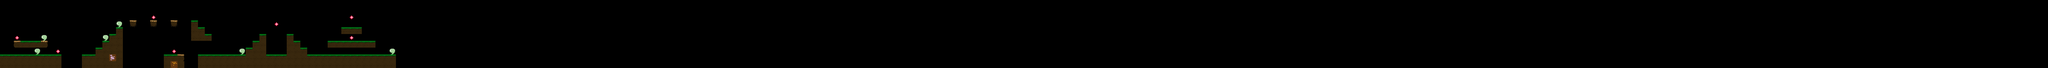

This game map was drawn from its Tiled (.tmx) file and the tilesets committed beside it. A one-line description and the full map source follow:
An orthogonal 300x10 tile map with 128x128 px tiles, 1 tile layer (Capa de Patrones 1).

<map version="1.2" tiledversion="1.2.4" orientation="orthogonal" renderorder="right-down" width="300" height="10" tilewidth="128" tileheight="128" infinite="0" nextlayerid="2" nextobjectid="1">
 <tileset firstgid="1" source="Tiles_128x128.tsx" />
 <layer id="1" name="Capa de Patrones 1" width="300" height="10">
  <data encoding="csv">
0,0,0,0,0,0,0,0,0,0,0,0,0,0,0,0,0,0,0,0,0,0,0,0,0,0,0,0,0,0,0,0,0,0,0,0,0,0,0,0,0,0,0,0,0,0,0,0,0,0,0,0,0,0,0,0,0,0,0,0,0,0,0,0,0,0,0,0,0,0,0,0,0,0,0,0,0,0,0,0,0,0,0,0,0,0,0,0,0,0,0,0,0,0,0,0,0,0,0,0,0,0,0,0,0,0,0,0,0,0,0,0,0,0,0,0,0,0,0,0,0,0,0,0,0,0,0,0,0,0,0,0,0,0,0,0,0,0,0,0,0,0,0,0,0,0,0,0,0,0,0,0,0,0,0,0,0,0,0,0,0,0,0,0,0,0,0,0,0,0,0,0,0,0,0,0,0,0,0,0,0,0,0,0,0,0,0,0,0,0,0,0,0,0,0,0,0,0,0,0,0,0,0,0,0,0,0,0,0,0,0,0,0,0,0,0,0,0,0,0,0,0,0,0,0,0,0,0,0,0,0,0,0,0,0,0,0,0,0,0,0,0,0,0,0,0,0,0,0,0,0,0,0,0,0,0,0,0,0,0,0,0,0,0,0,0,0,0,0,0,0,0,0,0,0,0,0,0,0,0,0,0,0,0,0,0,0,0,0,0,0,0,0,0,0,0,0,0,0,0,
0,0,0,0,0,0,0,0,0,0,0,0,0,0,0,0,0,0,0,0,0,0,0,0,0,0,0,0,0,0,0,0,0,0,0,0,0,0,0,0,0,0,0,0,0,0,0,0,0,0,0,0,0,0,0,0,0,0,0,0,0,0,0,0,0,0,0,0,0,0,0,0,0,0,0,0,0,0,0,0,0,0,0,0,0,0,0,0,0,0,0,0,0,0,0,0,0,0,0,0,0,0,0,0,0,0,0,0,0,0,0,0,0,0,0,0,0,0,0,0,0,0,0,0,0,0,0,0,0,0,0,0,0,0,0,0,0,0,0,0,0,0,0,0,0,0,0,0,0,0,0,0,0,0,0,0,0,0,0,0,0,0,0,0,0,0,0,0,0,0,0,0,0,0,0,0,0,0,0,0,0,0,0,0,0,0,0,0,0,0,0,0,0,0,0,0,0,0,0,0,0,0,0,0,0,0,0,0,0,0,0,0,0,0,0,0,0,0,0,0,0,0,0,0,0,0,0,0,0,0,0,0,0,0,0,0,0,0,0,0,0,0,0,0,0,0,0,0,0,0,0,0,0,0,0,0,0,0,0,0,0,0,0,0,0,0,0,0,0,0,0,0,0,0,0,0,0,0,0,0,0,0,0,0,0,0,0,0,0,0,0,0,0,0,0,0,0,0,0,0,
0,0,0,0,0,0,0,0,0,0,0,0,0,0,0,0,0,0,0,0,0,0,51,0,0,0,0,0,0,0,0,0,0,0,0,0,0,0,0,0,0,0,0,0,0,0,0,0,0,0,0,51,0,0,0,0,0,0,0,0,0,0,0,0,0,0,0,0,0,0,0,0,0,0,0,0,0,0,0,0,0,0,0,0,0,0,0,0,0,0,0,0,0,0,0,0,0,0,0,0,0,0,0,0,0,0,0,0,0,0,0,0,0,0,0,0,0,0,0,0,0,0,0,0,0,0,0,0,0,0,0,0,0,0,0,0,0,0,0,0,0,0,0,0,0,0,0,0,0,0,0,0,0,0,0,0,0,0,0,0,0,0,0,0,0,0,0,0,0,0,0,0,0,0,0,0,0,0,0,0,0,0,0,0,0,0,0,0,0,0,0,0,0,0,0,0,0,0,0,0,0,0,0,0,0,0,0,0,0,0,0,0,0,0,0,0,0,0,0,0,0,0,0,0,0,0,0,0,0,0,0,0,0,0,0,0,0,0,0,0,0,0,0,0,0,0,0,0,0,0,0,0,0,0,0,0,0,0,0,0,0,0,0,0,0,0,0,0,0,0,0,0,0,0,0,0,0,0,0,0,0,0,0,0,0,0,0,0,0,0,0,0,0,0,0,0,0,0,0,0,
0,0,0,0,0,0,0,0,0,0,0,0,0,0,0,0,0,52,0,7,0,0,7,0,0,7,0,0,1,0,0,0,0,0,0,0,0,0,0,0,51,0,0,0,0,0,0,0,0,0,0,0,0,0,0,0,0,0,0,0,0,0,0,0,0,0,0,0,0,0,0,0,0,0,0,0,0,0,0,0,0,0,0,0,0,0,0,0,0,0,0,0,0,0,0,0,0,0,0,0,0,0,0,0,0,0,0,0,0,0,0,0,0,0,0,0,0,0,0,0,0,0,0,0,0,0,0,0,0,0,0,0,0,0,0,0,0,0,0,0,0,0,0,0,0,0,0,0,0,0,0,0,0,0,0,0,0,0,0,0,0,0,0,0,0,0,0,0,0,0,0,0,0,0,0,0,0,0,0,0,0,0,0,0,0,0,0,0,0,0,0,0,0,0,0,0,0,0,0,0,0,0,0,0,0,0,0,0,0,0,0,0,0,0,0,0,0,0,0,0,0,0,0,0,0,0,0,0,0,0,0,0,0,0,0,0,0,0,0,0,0,0,0,0,0,0,0,0,0,0,0,0,0,0,0,0,0,0,0,0,0,0,0,0,0,0,0,0,0,0,0,0,0,0,0,0,0,0,0,0,0,0,0,0,0,0,0,0,0,0,0,0,0,0,0,0,0,0,0,0,
0,0,0,0,0,0,0,0,0,0,0,0,0,0,0,0,0,1,0,0,0,0,0,0,0,0,0,0,5,1,0,0,0,0,0,0,0,0,0,0,0,0,0,0,0,0,0,0,0,0,1,1,1,0,0,0,0,0,0,0,0,0,0,0,0,0,0,0,0,0,0,0,0,0,0,0,0,0,0,0,0,0,0,0,0,0,0,0,0,0,0,0,0,0,0,0,0,0,0,0,0,0,0,0,0,0,0,0,0,0,0,0,0,0,0,0,0,0,0,0,0,0,0,0,0,0,0,0,0,0,0,0,0,0,0,0,0,0,0,0,0,0,0,0,0,0,0,0,0,0,0,0,0,0,0,0,0,0,0,0,0,0,0,0,0,0,0,0,0,0,0,0,0,0,0,0,0,0,0,0,0,0,0,0,0,0,0,0,0,0,0,0,0,0,0,0,0,0,0,0,0,0,0,0,0,0,0,0,0,0,0,0,0,0,0,0,0,0,0,0,0,0,0,0,0,0,0,0,0,0,0,0,0,0,0,0,0,0,0,0,0,0,0,0,0,0,0,0,0,0,0,0,0,0,0,0,0,0,0,0,0,0,0,0,0,0,0,0,0,0,0,0,0,0,0,0,0,0,0,0,0,0,0,0,0,0,0,0,0,0,0,0,0,0,0,0,0,0,0,0,
0,0,51,0,0,0,52,0,0,0,0,0,0,0,0,52,1,5,0,0,0,0,0,0,0,0,0,0,5,5,1,0,0,0,0,0,0,0,1,0,0,0,1,0,0,0,0,0,0,0,0,51,0,0,0,0,0,0,0,0,0,0,0,0,0,0,0,0,0,0,0,0,0,0,0,0,0,0,0,0,0,0,0,0,0,0,0,0,0,0,0,0,0,0,0,0,0,0,0,0,0,0,0,0,0,0,0,0,0,0,0,0,0,0,0,0,0,0,0,0,0,0,0,0,0,0,0,0,0,0,0,0,0,0,0,0,0,0,0,0,0,0,0,0,0,0,0,0,0,0,0,0,0,0,0,0,0,0,0,0,0,0,0,0,0,0,0,0,0,0,0,0,0,0,0,0,0,0,0,0,0,0,0,0,0,0,0,0,0,0,0,0,0,0,0,0,0,0,0,0,0,0,0,0,0,0,0,0,0,0,0,0,0,0,0,0,0,0,0,0,0,0,0,0,0,0,0,0,0,0,0,0,0,0,0,0,0,0,0,0,0,0,0,0,0,0,0,0,0,0,0,0,0,0,0,0,0,0,0,0,0,0,0,0,0,0,0,0,0,0,0,0,0,0,0,0,0,0,0,0,0,0,0,0,0,0,0,0,0,0,0,0,0,0,0,0,0,0,0,0,
0,0,3,1,1,1,2,0,0,0,0,0,0,0,0,1,5,5,0,0,0,0,0,0,0,0,0,0,0,0,0,0,0,0,0,0,0,1,5,0,0,0,5,1,0,0,0,0,1,1,1,1,1,1,1,0,0,0,0,0,0,0,0,0,0,0,0,0,0,0,0,0,0,0,0,0,0,0,0,0,0,0,0,0,0,0,0,0,0,0,0,0,0,0,0,0,0,0,0,0,0,0,0,0,0,0,0,0,0,0,0,0,0,0,0,0,0,0,0,0,0,0,0,0,0,0,0,0,0,0,0,0,0,0,0,0,0,0,0,0,0,0,0,0,0,0,0,0,0,0,0,0,0,0,0,0,0,0,0,0,0,0,0,0,0,0,0,0,0,0,0,0,0,0,0,0,0,0,0,0,0,0,0,0,0,0,0,0,0,0,0,0,0,0,0,0,0,0,0,0,0,0,0,0,0,0,0,0,0,0,0,0,0,0,0,0,0,0,0,0,0,0,0,0,0,0,0,0,0,0,0,0,0,0,0,0,0,0,0,0,0,0,0,0,0,0,0,0,0,0,0,0,0,0,0,0,0,0,0,0,0,0,0,0,0,0,0,0,0,0,0,0,0,0,0,0,0,0,0,0,0,0,0,0,0,0,0,0,0,0,0,0,0,0,0,0,0,0,0,0,
0,0,0,0,0,52,0,0,51,0,0,0,0,0,1,5,5,5,0,0,0,0,0,0,0,51,0,0,0,0,0,0,0,0,0,52,1,5,5,0,0,0,5,5,1,0,0,0,0,0,0,0,0,0,0,0,0,52,0,0,0,0,0,0,0,0,0,0,0,0,0,0,0,0,0,0,0,0,0,0,0,0,0,0,0,0,0,0,0,0,0,0,0,0,0,0,0,0,0,0,0,0,0,0,0,0,0,0,0,0,0,0,0,0,0,0,0,0,0,0,0,0,0,0,0,0,0,0,0,0,0,0,0,0,0,0,0,0,0,0,0,0,0,0,0,0,0,0,0,0,0,0,0,0,0,0,0,0,0,0,0,0,0,0,0,0,0,0,0,0,0,0,0,0,0,0,0,0,0,0,0,0,0,0,0,0,0,0,0,0,0,0,0,0,0,0,0,0,0,0,0,0,0,0,0,0,0,0,0,0,0,0,0,0,0,0,0,0,0,0,0,0,0,0,0,0,0,0,0,0,0,0,0,0,0,0,0,0,0,0,0,0,0,0,0,0,0,0,0,0,0,0,0,0,0,0,0,0,0,0,0,0,0,0,0,0,0,0,0,0,0,0,0,0,0,0,0,0,0,0,0,0,0,0,0,0,0,0,0,0,0,0,0,0,0,0,0,0,0,0,
1,1,1,1,1,1,1,1,1,0,0,0,1,1,5,5,49,5,0,0,0,0,0,0,1,1,2,0,0,1,1,1,1,1,1,1,5,5,5,1,1,1,5,5,5,1,1,1,1,1,1,1,1,1,1,1,1,1,0,0,0,0,0,0,0,0,0,0,0,0,0,0,0,0,0,0,0,0,0,0,0,0,0,0,0,0,0,0,0,0,0,0,0,0,0,0,0,0,0,0,0,0,0,0,0,0,0,0,0,0,0,0,0,0,0,0,0,0,0,0,0,0,0,0,0,0,0,0,0,0,0,0,0,0,0,0,0,0,0,0,0,0,0,0,0,0,0,0,0,0,0,0,0,0,0,0,0,0,0,0,0,0,0,0,0,0,0,0,0,0,0,0,0,0,0,0,0,0,0,0,0,0,0,0,0,0,0,0,0,0,0,0,0,0,0,0,0,0,0,0,0,0,0,0,0,0,0,0,0,0,0,0,0,0,0,0,0,0,0,0,0,0,0,0,0,0,0,0,0,0,0,0,0,0,0,0,0,0,0,0,0,0,0,0,0,0,0,0,0,0,0,0,0,0,0,0,0,0,0,0,0,0,0,0,0,0,0,0,0,0,0,0,0,0,0,0,0,0,0,0,0,0,0,0,0,0,0,0,0,0,0,0,0,0,0,0,0,0,0,0,
5,5,5,5,5,5,5,5,5,0,0,0,5,5,5,5,5,5,0,0,0,0,0,0,5,50,5,0,0,5,5,5,5,5,5,5,5,5,5,5,5,5,5,5,5,5,5,5,5,5,5,5,5,5,5,5,5,5,0,0,0,0,0,0,0,0,0,0,0,0,0,0,0,0,0,0,0,0,0,0,0,0,0,0,0,0,0,0,0,0,0,0,0,0,0,0,0,0,0,0,0,0,0,0,0,0,0,0,0,0,0,0,0,0,0,0,0,0,0,0,0,0,0,0,0,0,0,0,0,0,0,0,0,0,0,0,0,0,0,0,0,0,0,0,0,0,0,0,0,0,0,0,0,0,0,0,0,0,0,0,0,0,0,0,0,0,0,0,0,0,0,0,0,0,0,0,0,0,0,0,0,0,0,0,0,0,0,0,0,0,0,0,0,0,0,0,0,0,0,0,0,0,0,0,0,0,0,0,0,0,0,0,0,0,0,0,0,0,0,0,0,0,0,0,0,0,0,0,0,0,0,0,0,0,0,0,0,0,0,0,0,0,0,0,0,0,0,0,0,0,0,0,0,0,0,0,0,0,0,0,0,0,0,0,0,0,0,0,0,0,0,0,0,0,0,0,0,0,0,0,0,0,0,0,0,0,0,0,0,0,0,0,0,0,0,0,0,0,0,0
</data>
 </layer>
</map>